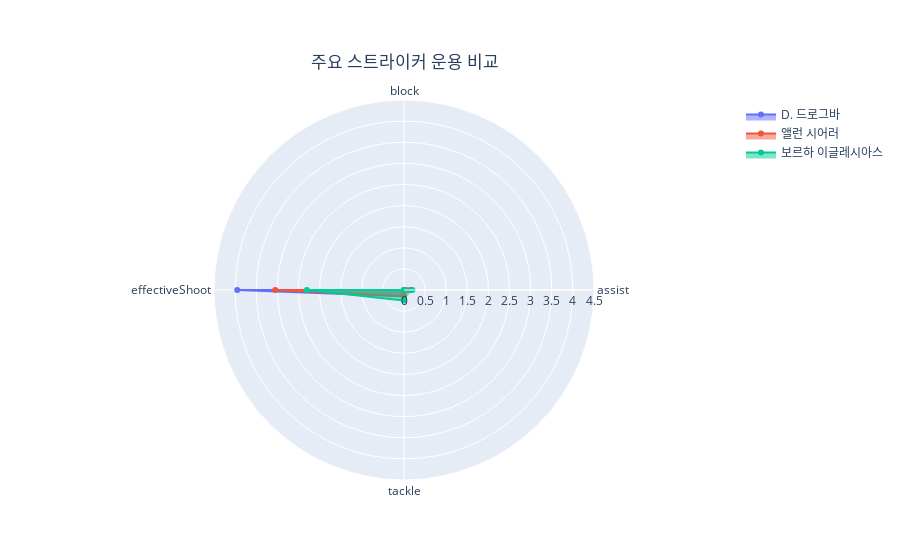

The notebook cell this image was saved under:
### Code cell
from plotly.offline import plot
st_fig = go.Figure()

st_fig.add_trace(go.Scatterpolar(
      r=[st_top3.loc[0]['assist'], st_top3.loc[0]['block'], 
         st_top3.loc[0]['effectiveShoot'], st_top3.loc[0]['tackle']],
      theta=categories,
      fill='toself',
      name=st_topSp[0]
))

st_fig.add_trace(go.Scatterpolar(
      r=[st_top3.loc[1]['assist'], st_top3.loc[1]['block'], 
         st_top3.loc[1]['effectiveShoot'], st_top3.loc[1]['tackle']],
      theta=categories,
      fill='toself',
      name=st_topSp[1]
))

st_fig.add_trace(go.Scatterpolar(
      r=[st_top3.loc[2]['assist'], st_top3.loc[2]['block'], 
         st_top3.loc[2]['effectiveShoot'], st_top3.loc[2]['tackle']],
      theta=categories,
      fill='toself',
      name=st_topSp[2]
))



st_fig.update_layout(
  polar=dict(
    radialaxis=dict(
      visible=True,
      range=[0, 4.5]
    )),
  showlegend=True,
    title = {
        'text': '주요 스트라이커 운용 비교',
        'x': 0.45, 
        'y': 0.9,
    }
)

st_fig.show()

### Figure 1 — Plotly figure (JSON) as saved in the notebook; plotly's stock layout.template omitted (floating-point values rounded to 4 significant figures)
{"data": [{"fill": "toself", "name": "D. 드로그바", "r": [0.15, 0, 3.95, 0.15], "theta": ["assist", "block", "effectiveShoot", "tackle"], "type": "scatterpolar"}, {"fill": "toself", "name": "앨런 시어러", "r": [0.05, 0, 3.05, 0.15], "theta": ["assist", "block", "effectiveShoot", "tackle"], "type": "scatterpolar"}, {"fill": "toself", "name": "보르하 이글레시아스", "r": [0.2, 0, 2.3, 0.25], "theta": ["assist", "block", "effectiveShoot", "tackle"], "type": "scatterpolar"}], "layout": {"polar": {"radialaxis": {"range": [0, 4.5], "visible": true}}, "showlegend": true, "title": {"text": "주요 스트라이커 운용 비교", "x": 0.45, "y": 0.9}}}
